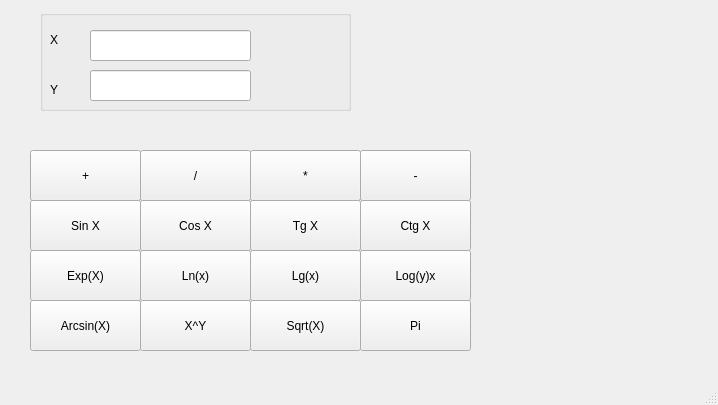
<?xml version="1.0" encoding="UTF-8"?>
<ui version="4.0">
 <class>MainWindow</class>
 <widget class="QMainWindow" name="MainWindow">
  <property name="geometry">
   <rect>
    <x>0</x>
    <y>0</y>
    <width>718</width>
    <height>405</height>
   </rect>
  </property>
  <property name="minimumSize">
   <size>
    <width>718</width>
    <height>405</height>
   </size>
  </property>
  <property name="maximumSize">
   <size>
    <width>718</width>
    <height>405</height>
   </size>
  </property>
  <property name="windowTitle">
   <string>MainWindow</string>
  </property>
  <widget class="QWidget" name="centralwidget">
   <widget class="QPushButton" name="plus">
    <property name="geometry">
     <rect>
      <x>30</x>
      <y>150</y>
      <width>111</width>
      <height>51</height>
     </rect>
    </property>
    <property name="text">
     <string>+</string>
    </property>
   </widget>
   <widget class="QPushButton" name="division">
    <property name="geometry">
     <rect>
      <x>140</x>
      <y>150</y>
      <width>111</width>
      <height>51</height>
     </rect>
    </property>
    <property name="text">
     <string>/</string>
    </property>
   </widget>
   <widget class="QPushButton" name="minus">
    <property name="geometry">
     <rect>
      <x>360</x>
      <y>150</y>
      <width>111</width>
      <height>51</height>
     </rect>
    </property>
    <property name="text">
     <string>-</string>
    </property>
   </widget>
   <widget class="QPushButton" name="multiply">
    <property name="geometry">
     <rect>
      <x>250</x>
      <y>150</y>
      <width>111</width>
      <height>51</height>
     </rect>
    </property>
    <property name="text">
     <string>*</string>
    </property>
   </widget>
   <widget class="QLabel" name="ResultLabel">
    <property name="geometry">
     <rect>
      <x>360</x>
      <y>20</y>
      <width>331</width>
      <height>91</height>
     </rect>
    </property>
    <property name="font">
     <font>
      <pointsize>22</pointsize>
     </font>
    </property>
    <property name="text">
     <string/>
    </property>
   </widget>
   <widget class="QGroupBox" name="groupBox">
    <property name="geometry">
     <rect>
      <x>40</x>
      <y>10</y>
      <width>311</width>
      <height>101</height>
     </rect>
    </property>
    <property name="title">
     <string/>
    </property>
    <widget class="QLineEdit" name="EnterY">
     <property name="geometry">
      <rect>
       <x>50</x>
       <y>60</y>
       <width>161</width>
       <height>31</height>
      </rect>
     </property>
    </widget>
    <widget class="QLabel" name="label_2">
     <property name="geometry">
      <rect>
       <x>10</x>
       <y>20</y>
       <width>31</width>
       <height>20</height>
      </rect>
     </property>
     <property name="text">
      <string>X</string>
     </property>
    </widget>
    <widget class="QLineEdit" name="EnterX">
     <property name="geometry">
      <rect>
       <x>50</x>
       <y>20</y>
       <width>161</width>
       <height>31</height>
      </rect>
     </property>
    </widget>
    <widget class="QLabel" name="label_3">
     <property name="geometry">
      <rect>
       <x>10</x>
       <y>70</y>
       <width>31</width>
       <height>20</height>
      </rect>
     </property>
     <property name="text">
      <string>Y</string>
     </property>
    </widget>
   </widget>
   <widget class="QPushButton" name="SinX">
    <property name="geometry">
     <rect>
      <x>30</x>
      <y>200</y>
      <width>111</width>
      <height>51</height>
     </rect>
    </property>
    <property name="text">
     <string>Sin X</string>
    </property>
   </widget>
   <widget class="QPushButton" name="CosX">
    <property name="geometry">
     <rect>
      <x>140</x>
      <y>200</y>
      <width>111</width>
      <height>51</height>
     </rect>
    </property>
    <property name="text">
     <string>Cos X</string>
    </property>
   </widget>
   <widget class="QPushButton" name="TanX">
    <property name="geometry">
     <rect>
      <x>250</x>
      <y>200</y>
      <width>111</width>
      <height>51</height>
     </rect>
    </property>
    <property name="text">
     <string>Tg X</string>
    </property>
   </widget>
   <widget class="QPushButton" name="CtnX">
    <property name="geometry">
     <rect>
      <x>360</x>
      <y>200</y>
      <width>111</width>
      <height>51</height>
     </rect>
    </property>
    <property name="text">
     <string>Ctg X</string>
    </property>
   </widget>
   <widget class="QPushButton" name="ExpX">
    <property name="geometry">
     <rect>
      <x>30</x>
      <y>250</y>
      <width>111</width>
      <height>51</height>
     </rect>
    </property>
    <property name="text">
     <string>Exp(X)</string>
    </property>
   </widget>
   <widget class="QPushButton" name="LnX">
    <property name="geometry">
     <rect>
      <x>140</x>
      <y>250</y>
      <width>111</width>
      <height>51</height>
     </rect>
    </property>
    <property name="text">
     <string>Ln(x)</string>
    </property>
   </widget>
   <widget class="QPushButton" name="LgX">
    <property name="geometry">
     <rect>
      <x>250</x>
      <y>250</y>
      <width>111</width>
      <height>51</height>
     </rect>
    </property>
    <property name="text">
     <string>Lg(x)</string>
    </property>
   </widget>
   <widget class="QPushButton" name="LogY">
    <property name="geometry">
     <rect>
      <x>360</x>
      <y>250</y>
      <width>111</width>
      <height>51</height>
     </rect>
    </property>
    <property name="text">
     <string>Log(y)x</string>
    </property>
   </widget>
   <widget class="QPushButton" name="ArcsinX">
    <property name="geometry">
     <rect>
      <x>30</x>
      <y>300</y>
      <width>111</width>
      <height>51</height>
     </rect>
    </property>
    <property name="text">
     <string>Arcsin(X)</string>
    </property>
   </widget>
   <widget class="QPushButton" name="Pow">
    <property name="geometry">
     <rect>
      <x>140</x>
      <y>300</y>
      <width>111</width>
      <height>51</height>
     </rect>
    </property>
    <property name="text">
     <string>X^Y</string>
    </property>
   </widget>
   <widget class="QPushButton" name="Sqrt">
    <property name="geometry">
     <rect>
      <x>250</x>
      <y>300</y>
      <width>111</width>
      <height>51</height>
     </rect>
    </property>
    <property name="text">
     <string>Sqrt(X)</string>
    </property>
   </widget>
   <widget class="QPushButton" name="Pi">
    <property name="geometry">
     <rect>
      <x>360</x>
      <y>300</y>
      <width>111</width>
      <height>51</height>
     </rect>
    </property>
    <property name="text">
     <string>Pi</string>
    </property>
   </widget>
  </widget>
  <widget class="QMenuBar" name="menubar">
   <property name="geometry">
    <rect>
     <x>0</x>
     <y>0</y>
     <width>718</width>
     <height>25</height>
    </rect>
   </property>
  </widget>
  <widget class="QStatusBar" name="statusbar"/>
 </widget>
 <resources/>
 <connections/>
</ui>
